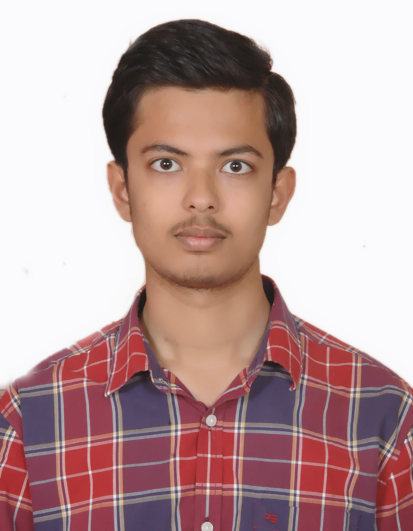
#> input picture 165.JPG, 413 x 531 px, found by its file name
$ python 3.py
#> lines starting #> are read from the running program, lines starting #| are printed output that depends on the picture; after the words box and inside, x2 and y2 are one past the last pixel; in counts of white or black regions, pixels touching at a corner belong together
import numpy as np
import cv2

img= cv2.imread('165.jpg',cv2.IMREAD_COLOR)
#> img is the input picture: shape (531, 413, 3); mean B, G, R 160, 160.4, 189

img[100:150,100:150]=[0,0,0]
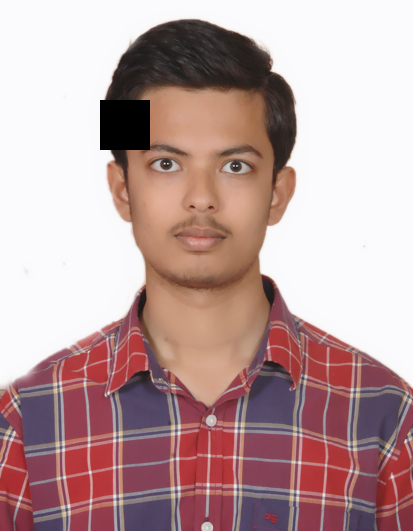
#> img: shape (531, 413, 3); 1.14% of pixels changed, all inside (x1, y1, x2, y2) = (100, 100, 150, 150)


box=img[200:250,200:250]
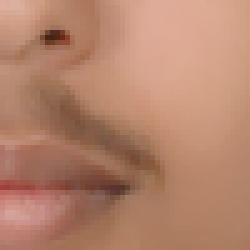
#> box: shape (50, 50, 3) (shown 5 times larger); mean B, G, R 108.2, 131.7, 181.3

img[0:50,0:50]=box
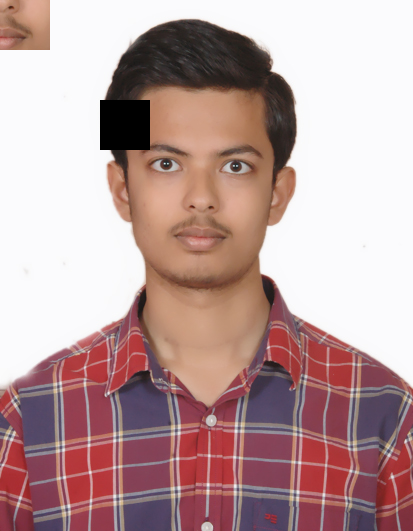
#> img: shape (531, 413, 3); 1.14% of pixels changed, all inside (x1, y1, x2, y2) = (0, 0, 50, 50)

cv2.imshow('frame',img)
cv2.waitKey(0)
cv2.destroyAllWindows()

$ run again, with 0.jpg copied over 165.JPG
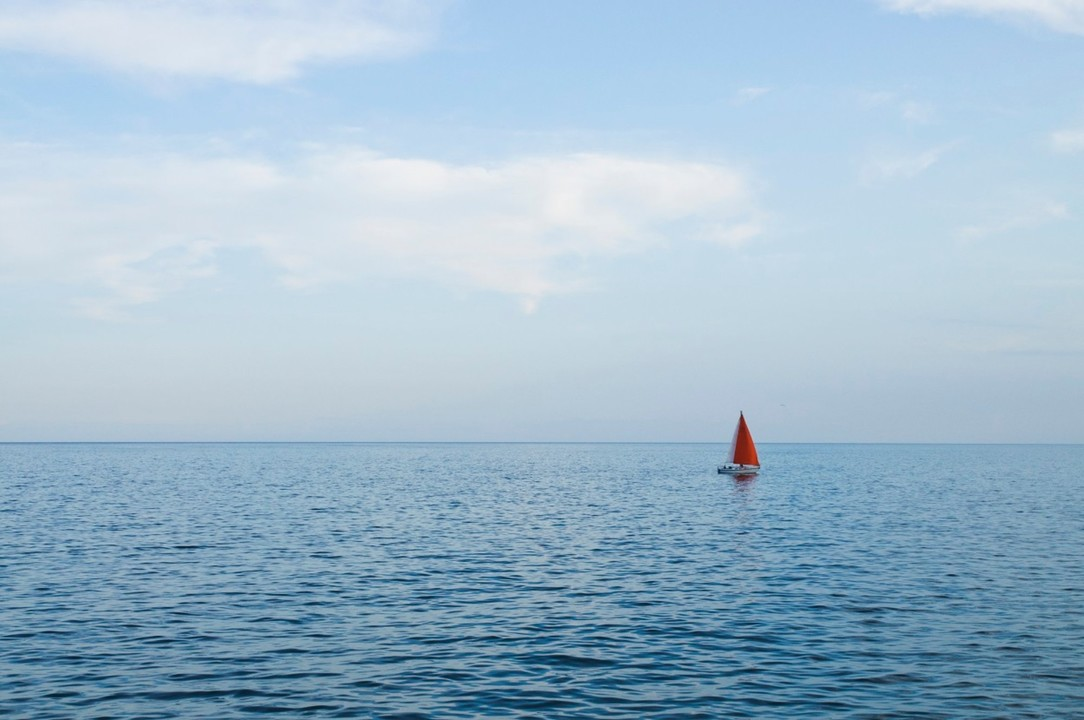
#> input picture 0.jpg, 1084 x 720 px, found by its file name
#> img is the input picture: shape (720, 1084, 3); mean B, G, R 205, 185.6, 158.1
#> `img[100:150,100:150]=[0,0,0]`:
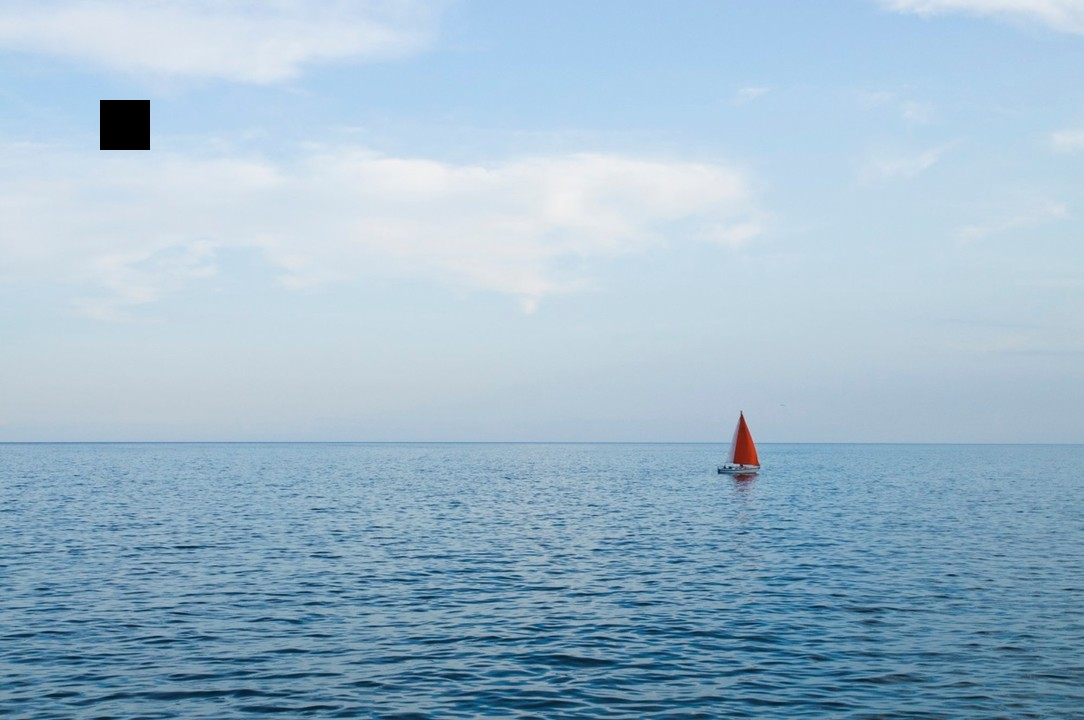
#> img: shape (720, 1084, 3); 0.32% of pixels changed, all inside (x1, y1, x2, y2) = (100, 100, 150, 150)
#> `box=img[200:250,200:250]`:
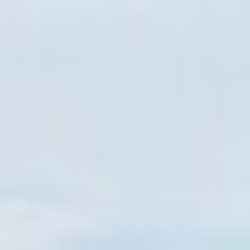
#> box: shape (50, 50, 3) (shown 5 times larger); mean B, G, R 233.5, 223.3, 210.6
